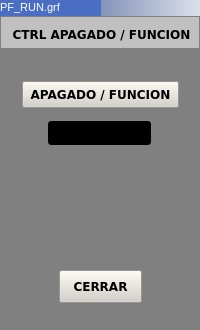
<?xml version="1.0" encoding="UTF-8"?>
<ui version="4.0">
 <class>WCtrlApagado</class>
 <widget class="QWidget" name="WCtrlApagado">
  <property name="geometry">
   <rect>
    <x>0</x>
    <y>0</y>
    <width>200</width>
    <height>330</height>
   </rect>
  </property>
  <property name="minimumSize">
   <size>
    <width>200</width>
    <height>330</height>
   </size>
  </property>
  <property name="maximumSize">
   <size>
    <width>200</width>
    <height>330</height>
   </size>
  </property>
  <property name="windowTitle">
   <string>Dialog</string>
  </property>
  <property name="styleSheet">
   <string notr="true">background-color: rgb(128, 128, 128);</string>
  </property>
  <widget class="QFrame" name="frame">
   <property name="geometry">
    <rect>
     <x>1</x>
     <y>17</y>
     <width>198</width>
     <height>31</height>
    </rect>
   </property>
   <property name="styleSheet">
    <string notr="true">background-color: rgb(192, 192, 192);</string>
   </property>
   <property name="frameShape">
    <enum>QFrame::NoFrame</enum>
   </property>
   <property name="frameShadow">
    <enum>QFrame::Sunken</enum>
   </property>
   <property name="lineWidth">
    <number>2</number>
   </property>
   <widget class="QLabel" name="lbctrlapagfunT">
    <property name="geometry">
     <rect>
      <x>5</x>
      <y>7</y>
      <width>191</width>
      <height>20</height>
     </rect>
    </property>
    <property name="font">
     <font>
      <family>Verdana</family>
      <pointsize>9</pointsize>
      <weight>75</weight>
      <bold>true</bold>
     </font>
    </property>
    <property name="frameShape">
     <enum>QFrame::NoFrame</enum>
    </property>
    <property name="frameShadow">
     <enum>QFrame::Plain</enum>
    </property>
    <property name="lineWidth">
     <number>1</number>
    </property>
    <property name="text">
     <string>CTRL APAGADO / FUNCION</string>
    </property>
    <property name="alignment">
     <set>Qt::AlignCenter</set>
    </property>
   </widget>
  </widget>
  <widget class="QPushButton" name="btcerrar">
   <property name="geometry">
    <rect>
     <x>59</x>
     <y>270</y>
     <width>83</width>
     <height>33</height>
    </rect>
   </property>
   <property name="font">
    <font>
     <family>Verdana</family>
     <weight>75</weight>
     <bold>true</bold>
     <kerning>true</kerning>
    </font>
   </property>
   <property name="styleSheet">
    <string notr="true">background-color: rgb(212, 208, 200);</string>
   </property>
   <property name="text">
    <string>CERRAR</string>
   </property>
   <property name="shortcut">
    <string/>
   </property>
   <property name="autoDefault">
    <bool>false</bool>
   </property>
   <property name="default">
    <bool>false</bool>
   </property>
   <property name="flat">
    <bool>false</bool>
   </property>
  </widget>
  <widget class="QPushButton" name="btapagfunc">
   <property name="geometry">
    <rect>
     <x>22</x>
     <y>81</y>
     <width>157</width>
     <height>27</height>
    </rect>
   </property>
   <property name="font">
    <font>
     <family>Verdana</family>
     <weight>75</weight>
     <bold>true</bold>
     <kerning>true</kerning>
    </font>
   </property>
   <property name="styleSheet">
    <string notr="true">background-color: rgb(212, 208, 200);</string>
   </property>
   <property name="text">
    <string>APAGADO / FUNCION</string>
   </property>
   <property name="shortcut">
    <string/>
   </property>
   <property name="autoDefault">
    <bool>false</bool>
   </property>
   <property name="default">
    <bool>false</bool>
   </property>
   <property name="flat">
    <bool>false</bool>
   </property>
  </widget>
  <widget class="QLineEdit" name="leApagFun">
   <property name="geometry">
    <rect>
     <x>48</x>
     <y>121</y>
     <width>103</width>
     <height>24</height>
    </rect>
   </property>
   <property name="font">
    <font>
     <weight>75</weight>
     <bold>true</bold>
    </font>
   </property>
   <property name="styleSheet">
    <string notr="true">color: rgb(255, 255, 0);
background-color: rgb(0, 0, 0);</string>
   </property>
   <property name="text">
    <string/>
   </property>
  </widget>
  <widget class="QFrame" name="frame_2">
   <property name="geometry">
    <rect>
     <x>0</x>
     <y>0</y>
     <width>241</width>
     <height>16</height>
    </rect>
   </property>
   <property name="styleSheet">
    <string notr="true">background-color: qlineargradient(spread:pad, x1:0, y1:0, x2:1, y2:0, stop:0 rgba(43, 71, 134, 255), stop:1 rgba(255, 255, 255, 255));</string>
   </property>
   <property name="frameShape">
    <enum>QFrame::Panel</enum>
   </property>
   <property name="frameShadow">
    <enum>QFrame::Raised</enum>
   </property>
   <property name="lineWidth">
    <number>0</number>
   </property>
   <widget class="QLabel" name="lbIP">
    <property name="geometry">
     <rect>
      <x>0</x>
      <y>0</y>
      <width>101</width>
      <height>16</height>
     </rect>
    </property>
    <property name="font">
     <font>
      <pointsize>5</pointsize>
     </font>
    </property>
    <property name="styleSheet">
     <string notr="true">background-color: rgb(74, 110, 195);</string>
    </property>
    <property name="text">
     <string>&lt;!DOCTYPE HTML PUBLIC &quot;-//W3C//DTD HTML 4.0//EN&quot; &quot;http://www.w3.org/TR/REC-html40/strict.dtd&quot;&gt;
&lt;html&gt;&lt;head&gt;&lt;meta name=&quot;qrichtext&quot; content=&quot;1&quot; /&gt;&lt;style type=&quot;text/css&quot;&gt;
p, li { white-space: pre-wrap; }
&lt;/style&gt;&lt;/head&gt;&lt;body style=&quot; font-family:'MS Shell Dlg 2'; font-size:5pt; font-weight:400; font-style:normal;&quot;&gt;
&lt;p style=&quot; margin-top:0px; margin-bottom:0px; margin-left:0px; margin-right:0px; -qt-block-indent:0; text-indent:0px;&quot;&gt;&lt;span style=&quot; font-size:8pt; color:#ffffff;&quot;&gt;PF_RUN.grf&lt;/span&gt;&lt;/p&gt;&lt;/body&gt;&lt;/html&gt;</string>
    </property>
   </widget>
  </widget>
  <widget class="QLabel" name="lbFondo">
   <property name="geometry">
    <rect>
     <x>0</x>
     <y>0</y>
     <width>200</width>
     <height>330</height>
    </rect>
   </property>
   <property name="styleSheet">
    <string notr="true">background-color: rgb(128, 128, 128);</string>
   </property>
   <property name="text">
    <string/>
   </property>
  </widget>
  <zorder>lbFondo</zorder>
  <zorder>frame</zorder>
  <zorder>btcerrar</zorder>
  <zorder>btapagfunc</zorder>
  <zorder>leApagFun</zorder>
  <zorder>frame_2</zorder>
 </widget>
 <resources/>
 <connections/>
</ui>
